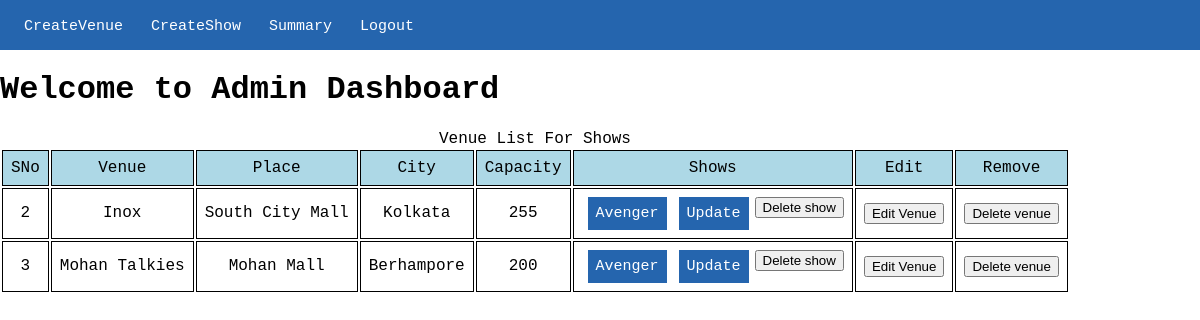
Page /admin_dashboard on the committed database.
### app.py (models this page shows, shortened)
class Venue(db.Model):
    venue_id = db.Column(db.Integer, primary_key = True)
    venue_name = db.Column(db.String, nullable = False)
    venue_place = db.Column(db.String, nullable = False)
    venue_city = db.Column(db.String, nullable = False)
    venue_capacity = db.Column(db.Integer, nullable = False)
    shows = db.relationship("Show", secondary="association")

class Show(db.Model):
    show_id = db.Column(db.Integer, primary_key = True)
    show_name = db.Column(db.String, nullable = False)
    show_genre = db.Column(db.String, nullable = False)
    show_rating = db.Column(db.Integer, nullable = False)
    show_price = db.Column(db.Integer, nullable = False)
    start_time = db.Column(db.Time, nullable=False)
    end_time = db.Column(db.Time, nullable=False)
    venue_id = db.Column(db.Integer, db.ForeignKey('venue.venue_id'), nullable=False)
    available_seats = db.Column(db.Integer, default=0, nullable=False)

### app.py (the view)
@app.route('/admin_dashboard')
def admin_dashboard():
    admin = Admin.query.all()
    all = Venue.query.all()
    return render_template('admin_dashboard.html',admin=admin, all=all)

### templates/admin_dashboard.html (shortened to what this page needs)
<!DOCTYPE html>
<html lang="en">
<head>
    <link rel="stylesheet" type="text/css" href="{{ url_for('static', filename='mystyle.css') }}">
</head>
<body>
    <nav class="navbar navbar-default">
        <ul class="nav navbar-nav">
            <li><a href="/add_venues">CreateVenue</a></li>
            <li><a href="/add_shows">CreateShow</a></li>
            <li><a href="/summery">Summary</a></li>
            <li><a href="/admin_logout">Logout</a></li>
        </ul>
    </nav>
    <h1> Welcome to Admin Dashboard</h1>
    <table>
        <caption>Venue List For Shows</caption>
        <thead>
            <tr>
                <th> SNo </th>
                <th>Venue</th>
                <th>Place</th>
                <th>City</th>
                <th>Capacity</th>
                <th>Shows</th>
                <th>Edit</th>
                <th>Remove</th>
            </tr>
        </thead>
        <tbody>
            {% for one in all %}
            <tr>
                <td> {{one['venue_id']}} </td>
                <td> {{one['venue_name']}} </td>
                <td> {{one['venue_place']}} </td>
                <td> {{one['venue_city']}} </td>
                <td> {{one['venue_capacity']}} </td>
                <td>
                    <ul>
                        {% for show in one.shows %}
                        <li><a href="{{ url_for('view_shows', show_id=show.show_id) }}">{{ show.show_name }}</a>
                            <li><a href="/show/{{ show.show_id }}/update">Update</a></li>
                            <form method="POST" action="/remove_show/{{ show.show_id }}">
                                <button type="submit" class="btn btn-link" onclick="if (!confirm('Are you sure?')) { return false}"><span>Delete show</span></button>
                            </form>
                        </li>
                        {% endfor %}
                      </ul>
                </td>
                <td>
                    <form method="GET" action="{{ url_for('edit_venue', venue_id=one.venue_id) }}">
                        <button type="submit" class="btn btn-primary">Edit Venue</button>
                    </form>
                </td>
                <td>
                    <form method="post" action="/remove_venue/{{ one.venue_id }}">
                        <button type="submit" class="btn btn-link" onclick="if (!confirm('Are you sure?')) { return false}"><span>Delete venue</span></button>
                    </form>
                </td>
            </tr>
            {% endfor %}
        </tbody>
    </table>
</head>
</body>
</html>

### static/mystyle.css (style rules this page uses)
body { margin: 0; padding: 0; font-family: 'Courier New', Courier, monospace; background: linear-gradient(120deg, beige); height: 120vh; overflow: hidden; }
caption { display: table-caption; text-align:center; }
thead th { background-color: lightblue; border: 1px solid; padding: 8px; font-weight: 500; text-align: center; }
tbody td { border: 1px solid ; padding: 8px; text-align: center; }
nav { background-color: #2565ae; height: 30px; padding: 10px; }
ul { list-style-type: none; margin: 0; padding: 0; display:flex; }
li { margin: 0 6px ; }
a { display: inline-block; background-color: #2565ae; color: white; text-decoration: none; font-size: 15px; padding: 8px; }

### rows in the picture
Venue: venue_id "2", venue_name "Inox", venue_place "South City Mall", venue_city "Kolkata", venue_capacity "255"
Show: show_name "Avenger"
Venue: venue_id "3", venue_name "Mohan Talkies", venue_place "Mohan Mall", venue_city "Berhampore", venue_capacity "200"
Show: show_name "Avenger"
